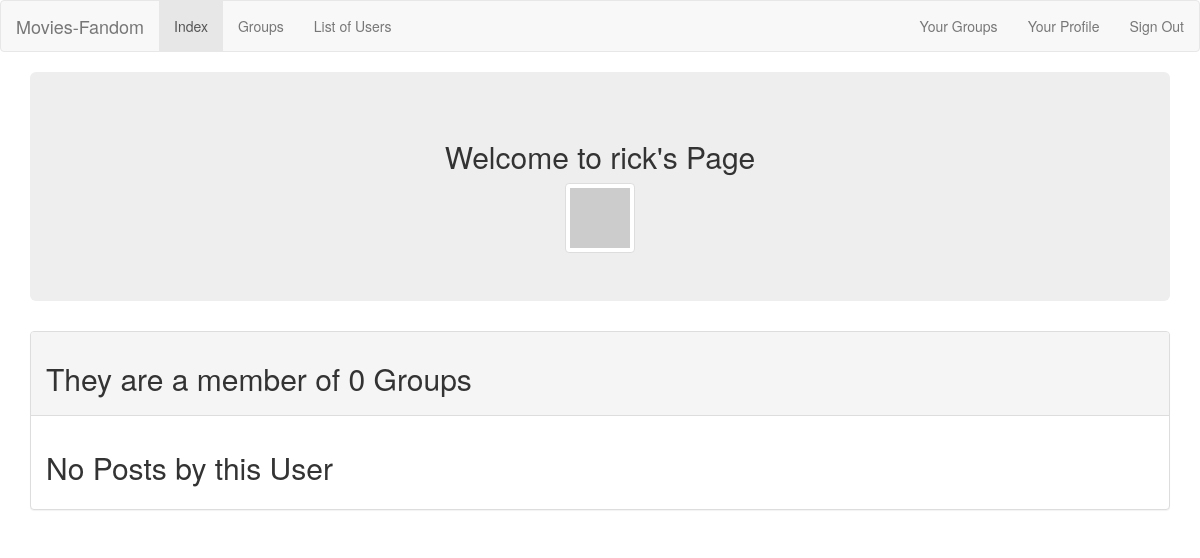
Before: /account/user/36/ (signed in) with the older database file.
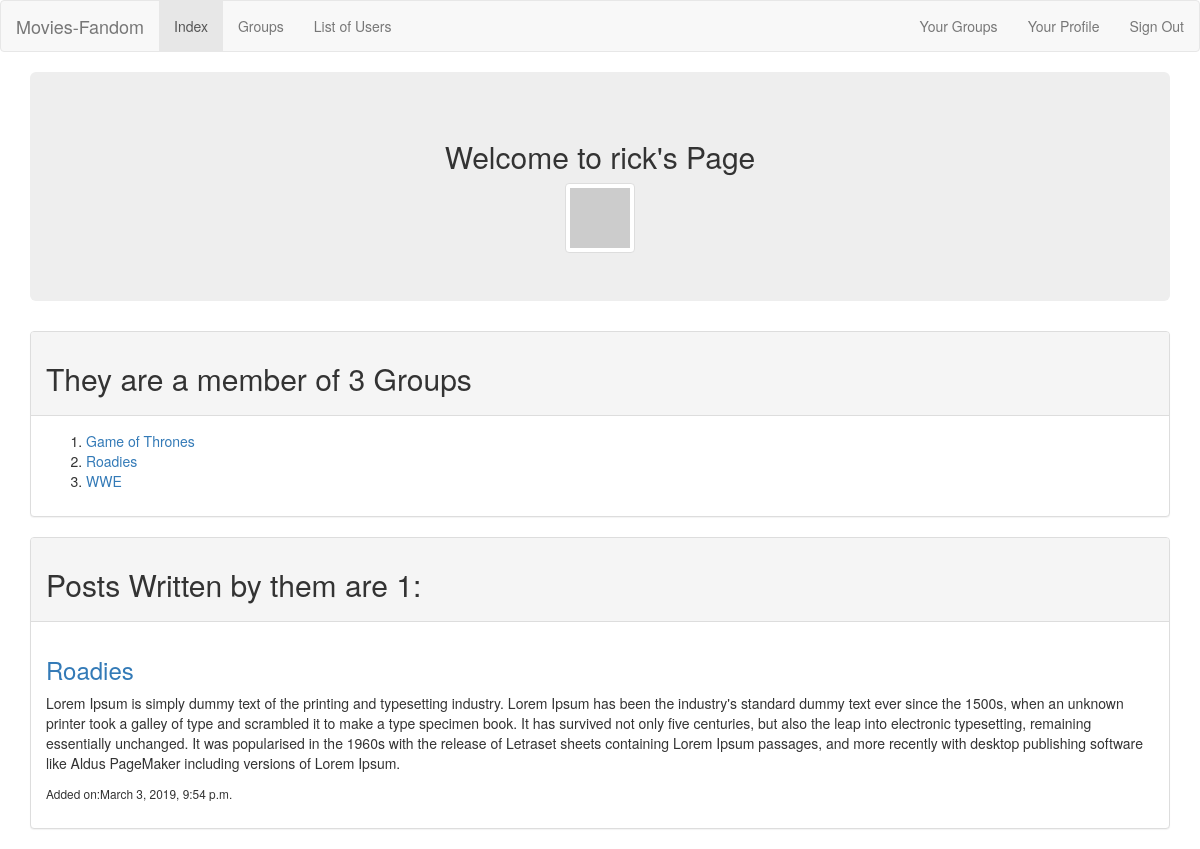
After: the same page with the newer database file.
### groups/models.py (models this page shows, shortened)
class GroupMember(models.Model):
    group = models.ForeignKey(Group,related_name='member',on_delete=models.CASCADE)
    user = models.ForeignKey(User,on_delete=models.CASCADE)
    class Meta:
        unique_together = ('group','user',)

class Group(models.Model):
    name = models.CharField(max_length=200)
    slug = models.SlugField(allow_unicode=True,unique=True)
    description = models.TextField(blank=True,default='No description given yet')
    members = models.ManyToManyField(User,through='GroupMember',related_name='group')
    class Meta:
        unique_together = ['slug']

class Post(models.Model):
    user = models.ForeignKey(User,related_name='posts',on_delete=models.CASCADE)
    created_at = models.DateTimeField()
    text = models.TextField()
    group = models.ForeignKey(Group,related_name='posts',on_delete=models.CASCADE)
    slug = models.SlugField(allow_unicode=True,default='game_of_thrones')
    upvotes = models.IntegerField(default=0)
    downvotes = models.IntegerField(default=0)
    class Meta:
        ordering = ['-created_at']
        unique_together = ('user','text')

### account/views.py (the view)
# urls.py: path('user/<int:pk>/',UserProfileView.as_view(),name='user_profile'),
class UserProfileView(LoginRequiredMixin,ListView):
    template_name = 'account/user_profile.html'
    model = Post
    context_object_name = 'posts'
    def get_queryset(self):
        pk = self.kwargs['pk']
        user = get_object_or_404(User,id=pk)
        return Post.objects.filter(user=user).order_by('-created_at')
    def get_context_data(self, **kwargs):
        context = super().get_context_data(**kwargs)
        pk = self.kwargs['pk']
        user = get_object_or_404(User,id=pk)
        profile = get_object_or_404(Profile,user=user)
        total_posts = Post.objects.filter(user=user).count()
        total_groups = GroupMember.objects.filter(user=user).count()
        group_names = GroupMember.objects.filter(user=user)
        context['groups'] = group_names
        context['profile'] = profile
        context['user'] = user
        context['total_posts'] = total_posts
        context['total_groups'] = total_groups
        return context

### account/templates/account/user_profile.html
{% extends 'account/base.html' %}
{% block body_block %}
  <div class="jumbotron text-center">
      <h2>Welcome to {{user.username}}'s Page</h2>
      {% load gravatar %}
        <img class="gravatar img-thumbnail img-fluid" src= https://www.gravatar.com/avatar/{{profile.email_hash}}?s=512&d=identicon&r=PG width="70" height="70" alt="Responsive Image" />
  </div>
  <div class="panel panel-default">
      <div class="panel-heading">
        <h2>They are a member of {{total_groups}} Groups</h2>
      </div>
      {% if groups %}
        <div class="panel-body">
          <ol>
            {% for group in groups %}
              <li><a href="{% url 'group:group_detail' slug=group.group.slug%}">{{group.group.name}}</a></li>
            {% endfor %}
          </ol>
        </div>
      {% endif %}
      {% if posts %}
  </div>
  <div class="panel panel-default">
      <div class="panel-heading">
        <h2>Posts Written by them are {{total_posts}}:</h2>
      </div>
      {% for post in posts %}
        <div class="panel-body">
          <h3> <a href="{% url 'group:group_detail' slug=post.group.slug %}">{{post.group.name}}</a></h3>
          <p>{{post.text}}</p>
          <p><small>Added on:{{post.created_at}}</small></p>
        </div>
      {% endfor %}
      {% else %}
      <div class="panel-body">
          <h2> No Posts by this User </h2>
      </div>
      {% endif %}
  </div>
{% endblock %}

Changed rows visible on the page:
added GroupMember: group.name "Game of Thrones"
added GroupMember: group.name "Roadies"
added GroupMember: group.name "WWE"
added Post: group.name "Roadies", text "Lorem Ipsum is simply dummy text of the printing and typesetting industry. Lorem Ipsum has been the industry's standard dummy text ever since the 1500s, when an unknown printer took a galley of type and scrambled it to make a type specimen book. It has survived not only five centuries, but also the leap into electronic typesetting, remaining essentially unchanged. It was popularised in the 1960s with the release of Letraset sheets containing Lorem Ipsum passages, and more recently with desktop publishing software like Aldus PageMaker including versions of Lorem Ipsum.", created_at "March 3, 2019, 9:54 p.m."
Other visible differences:
{{ total_groups }}: "0" → "3"
{{ total_posts }}: (not shown) → "1"
text no longer shown: "No Posts by this User"
text now shown: "Posts Written by them are :"
